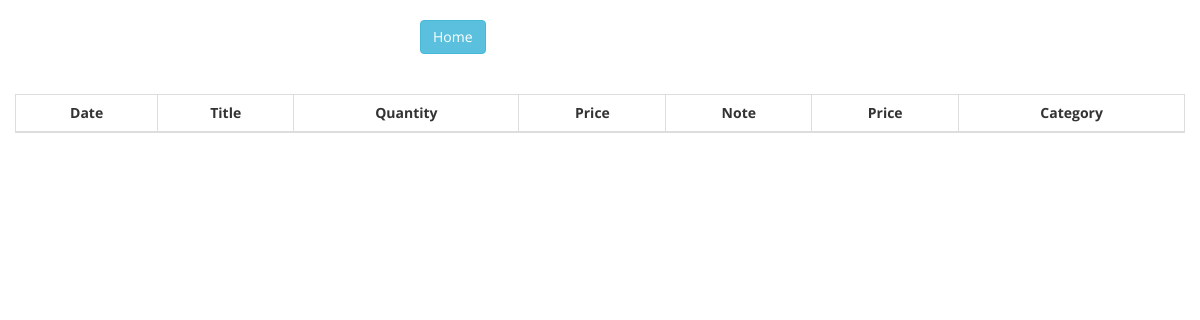
Before: /product/history_view/1 with the older database file.
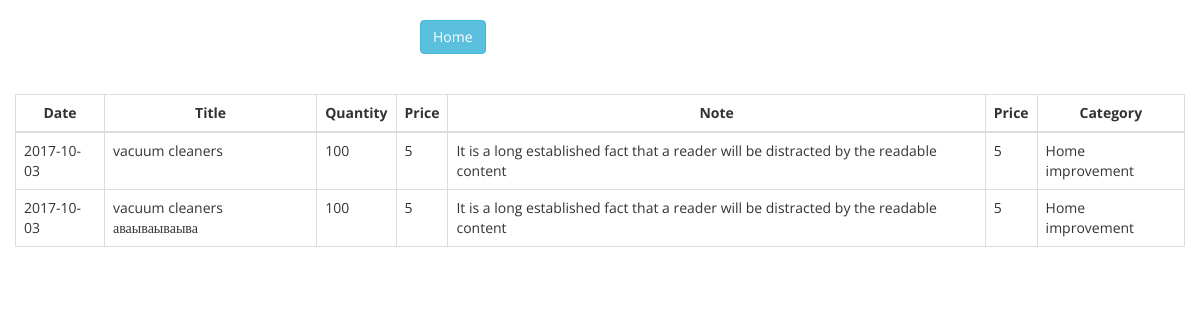
After: the same page with the newer database file.
### tables this page shows
CREATE TABLE IF NOT EXISTS `product_history` (
  `id` int(11) NOT NULL,
  `date` date NOT NULL,
  `id_product` int(11) NOT NULL,
  `title` varchar(100) NOT NULL,
  `quantity` int(11) NOT NULL,
  `price` int(11) NOT NULL,
  `note` varchar(200) NOT NULL,
  `id_category` int(11) NOT NULL
);

CREATE TABLE IF NOT EXISTS `product_category` (
  `id` int(11) NOT NULL,
  `category` varchar(100) NOT NULL
);

### src/View.php (called while the page is built)
<?php
class View
{
    private $params;
    public function __construct(array $params = array()){
        $this->params = $params;
    }
    public function render($file){
        extract($this->params);
        require('Views/'.$file.'.php');
    }
}

### src/Controllers/ProductController.php (called while the page is built, shortened)
<?php
class ProductController{
    public function history_view(){
        $history = new HistoryModel;
        $id =(int)Route::getInstance()->get_first_param();
        $product_history = $history->get_all_by_id($id);
        $view = new View(['product_history' => $product_history]);
        $view->render('Product_history');
    }
}

### src/App.php (called while the page is built, shortened)
<?php
class App
{
    public function __construct()
    {
        $route = Route::getInstance();
        $result = $route->get_controller_and_action();
        $controller = new $class_name();
        $controller->{$result['action']}();
    }
}

### index.php (called while the page is built, shortened)
<?php
require ('autoloader.php');
new App;

### autoloader.php (called while the page is built, shortened)
<?php
spl_autoload_register(function ($class) {
    $prefix = '';
    $base_dir = __DIR__ . '/src/';
    $len = strlen($prefix);
    $relative_class = substr($class, $len);
    $file = $base_dir . str_replace('\\', '/', $relative_class) . '.php';
});

### src/Database.php (called while the page is built, shortened)
<?php
class Database {
	private $_connection;
	private static $_instance;
	private $_host = "sunrice";
    private $_username = "root";
	private $_password = "";
	private $_database = "sunrice";
	public static function getInstance(){
		if(!self::$_instance){
			self::$_instance = new self();
		}
		return self::$_instance;
	}
	private function __construct() {
		$this->_connection = new \mysqli($this->_host, $this->_username, $this->_password, $this->_database);
	}
	public function query_all($query){
      	$result = $this->_connection->query($query);
        $res=[];
        foreach($result as $val){
            $res[] = $val;
        }
        return $res;
    }
}

### src/Route.php (called while the page is built, shortened)
<?php
class Route{
    private static $_instance;
    private $uri;
    public function __construct($uri){
        $this->uri = $uri;
    }
    public static function getInstance(){
        if(!self::$_instance){
            self::$_instance = new self($_SERVER['REQUEST_URI']);
        }
        return self::$_instance;
    }
    public function get_first_param(){
        $uri_parts = explode('/', $this->uri);
        return $uri_parts[3];
    }
}

### src/Models/HistoryModel.php (called while the page is built, shortened)
<?php
class HistoryModel
{
    private $connection;
    public function __construct(){
        $this->connection = \Database::getInstance();
    }
    public function get_all_by_id($id){
        return $this->connection->query_all("
            SELECT * FROM `product_history` AS ph
            INNER JOIN product_category AS pc ON
            ph.id_category = pc.id WHERE ph.id_product = $id ORDER BY ph.date ASC
        ");
    }
}

### src/Views/Product_history.php (the view)
<?php
include('headers.php');
?>
<div class="container">
    <div class="row">
        <div class="col-xs-4 col-xs-offset-4">
            <a href="/product/index"><div class=" home btn btn-info"> Home </div></a>
        </div>
    </div>
    <div class="row">
        <table class="table table-bordered">
            <thead>
            <tr>
                <th class='text-center'>Date</th>
                <th class='text-center'>Title</th>
                <th class='text-center'>Quantity</th>
                <th class='text-center'>Price</th>
                <th class='text-center'>Note</th>
                <th class='text-center'>Price</th>
                <th class='text-center'>Category</th>
            </tr>
            </thead>
            <tbody>
            <?php
            foreach($product_history as $record){
                ?>
                <tr>
                    <td>
                        <? echo $record['date']?>
                    </td>
                    <td>
                        <? echo $record['title']?>
                    </td>
                    <td>
                        <? echo $record['quantity']?>
                    </td>
                    <td>
                        <? echo $record['price']?>
                    </td>
                    <td>
                        <? echo $record['note']?>
                    </td>
                    <td>
                        <? echo $record['price']?>
                    </td>
                    <td>
                        <? echo $record['category']?>
                    </td>
                </tr>
            <?php
            }
            ?>
            </tbody>
        </table>
    </div>
</div>
<?php
include('footer.php');
?>

Changed rows visible on the page:
added product_history: date "2017-10-03", title "vacuum cleaners", quantity "100", price "5", note "It is a long established fact that a reader will be distracted by the readable content", product_category.category "Home improvement"
added product_history: date "2017-10-03", title "vacuum cleaners аваываываыва", quantity "100", price "5", note "It is a long established fact that a reader will be distracted by the readable content", product_category.category "Home improvement"
